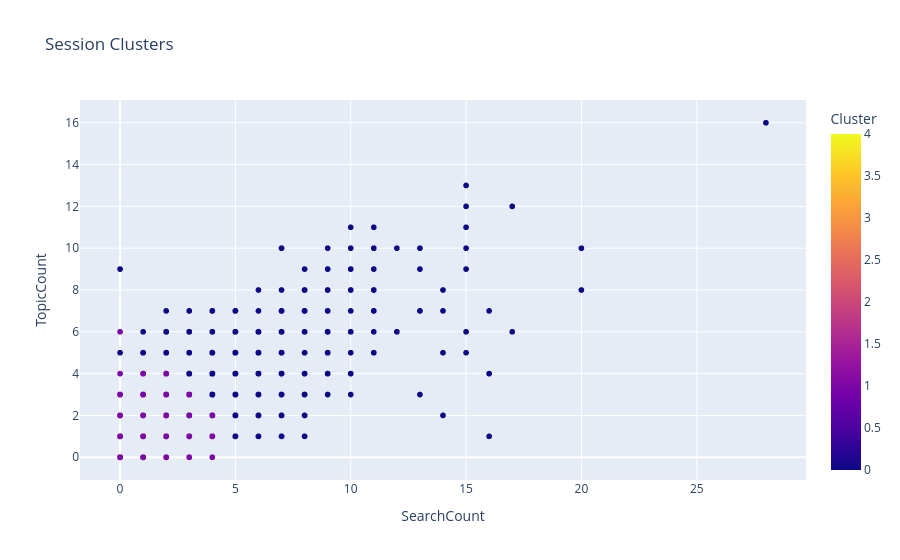

The cell this chart's notebook holds for it:
### Code cell
import plotly.express as px

fig = px.scatter(
    df,
    x="SearchCount",
    y="TopicCount",
    color="Cluster",
    hover_data=[
        "PageCount",
        "Has_CATALOG",
        "Has_APPLICATION",
        "Has_DISCOUNT",
        "Has_WHOWEARE"
    ],
    title="Session Clusters"
)

fig.show()

### Figure 1 — Plotly figure (JSON) as saved in the notebook; plotly's stock layout.template omitted (floating-point values rounded to 4 significant figures; data arrays with more than 128 entries replaced by an {"elided": "..."} marker saying what was removed)
{"data": [{"customdata": {"elided": "5542x5 int values"}, "hovertemplate": "SearchCount=%{x}<br>TopicCount=%{y}<br>PageCount=%{customdata[0]}<br>Has_CATALOG=%{customdata[1]}<br>Has_APPLICATION=%{customdata[2]}<br>Has_DISCOUNT=%{customdata[3]}<br>Has_WHOWEARE=%{customdata[4]}<br>Cluster=%{marker.color}<extra></extra>", "legendgroup": "", "marker": {"color": {"elided": "5542 int values"}, "coloraxis": "coloraxis", "symbol": "circle"}, "mode": "markers", "name": "", "showlegend": false, "x": {"elided": "5542 int values"}, "xaxis": "x", "y": {"elided": "5542 int values"}, "yaxis": "y", "type": "scattergl"}], "layout": {"xaxis": {"anchor": "y", "domain": [0.0, 1.0], "title": {"text": "SearchCount"}}, "yaxis": {"anchor": "x", "domain": [0.0, 1.0], "title": {"text": "TopicCount"}}, "coloraxis": {"colorbar": {"title": {"text": "Cluster"}}, "colorscale": [[0.0, "#0d0887"], [0.1111, "#46039f"], [0.2222, "#7201a8"], [0.3333, "#9c179e"], [0.4444, "#bd3786"], [0.5556, "#d8576b"], [0.6667, "#ed7953"], [0.7778, "#fb9f3a"], [0.8889, "#fdca26"], [1.0, "#f0f921"]]}, "legend": {"tracegroupgap": 0}, "title": {"text": "Session Clusters"}}}
